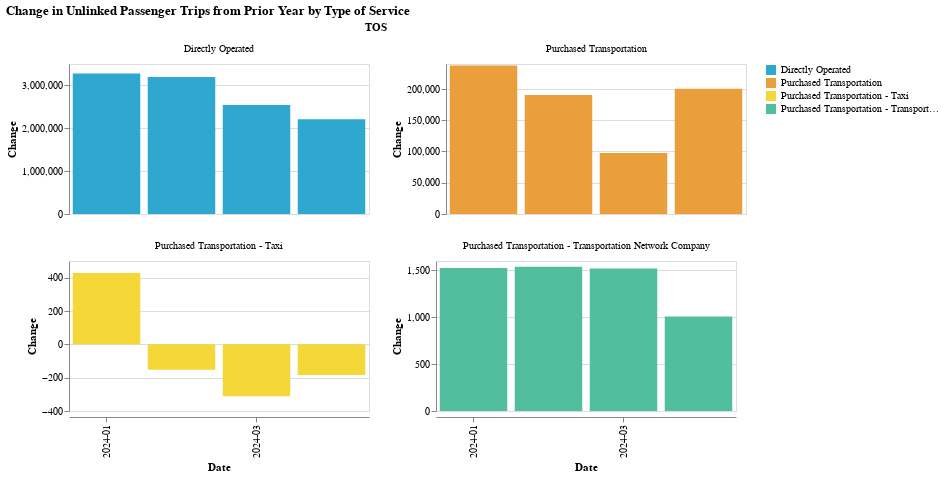

Source (notebook cell):
### Code cell
make_bar_chart(by_tos_long[by_tos_long["period_year"] >= 2024], y_col = "change_1yr", color_col = "TOS")

### Figure 1 — Vega-Lite specification as saved in the notebook (floating-point values rounded to 4 significant figures)
{"config": {"view": {"continuousWidth": 300, "continuousHeight": 300}}, "data": {"name": "data-7b58b641f76caa99be8a90a199d9b311"}, "facet": {"field": "TOS", "type": "nominal"}, "spec": {"mark": {"type": "bar"}, "encoding": {"color": {"field": "TOS", "scale": {"range": ["#2EA8CE", "#EB9F3C", "#F4D837", "#51BF9D", "#8CBCCB", "#9487C0", "#136C97", "#E16B26", "#F6BF16", "#00896B", "#7790A3", "#5B559C"]}, "title": "", "type": "nominal"}, "tooltip": [{"field": "period_year_month", "type": "nominal"}, {"field": "change_1yr", "type": "quantitative"}, {"field": "TOS", "type": "nominal"}, {"field": "RTPA", "type": "nominal"}], "x": {"axis": {"values": ["2024-01", "2024-03"]}, "field": "period_year_month", "title": "Date", "type": "ordinal"}, "y": {"field": "change_1yr", "title": "Change", "type": "quantitative"}}, "height": 150, "name": "view_6", "width": 300}, "columns": 2, "params": [{"name": "param_6", "select": {"type": "interval", "encodings": ["x", "y"]}, "bind": "scales", "views": ["view_6"]}], "resolve": {"scale": {"x": "shared", "y": "independent"}}, "title": "Change in Unlinked Passenger Trips from Prior Year by Type of Service", "$schema": "https://vega.github.io/schema/vega-lite/v5.17.0.json", "datasets": {"data-7b58b641f76caa99be8a90a199d9b311": [{"TOS": "Directly Operated", "RTPA": "Metropolitan Transportation Commission", "period_year": 2024, "period_month": 1, "period_year_month": "2024-01", "upt": 23540543, "change_1yr": 3277000.0}, {"TOS": "Directly Operated", "RTPA": "Metropolitan Transportation Commission", "period_year": 2024, "period_month": 2, "period_year_month": "2024-02", "upt": 23718031, "change_1yr": 3194000.0}, {"TOS": "Directly Operated", "RTPA": "Metropolitan Transportation Commission", "period_year": 2024, "period_month": 3, "period_year_month": "2024-03", "upt": 25612888, "change_1yr": 2543000.0}, {"TOS": "Directly Operated", "RTPA": "Metropolitan Transportation Commission", "period_year": 2024, "period_month": 4, "period_year_month": "2024-04", "upt": 25540093, "change_1yr": 2210000.0}, {"TOS": "Purchased Transportation", "RTPA": "Metropolitan Transportation Commission", "period_year": 2024, "period_month": 1, "period_year_month": "2024-01", "upt": 1899914, "change_1yr": 237700.0}, {"TOS": "Purchased Transportation", "RTPA": "Metropolitan Transportation Commission", "period_year": 2024, "period_month": 2, "period_year_month": "2024-02", "upt": 1832964, "change_1yr": 190300.0}, {"TOS": "Purchased Transportation", "RTPA": "Metropolitan Transportation Commission", "period_year": 2024, "period_month": 3, "period_year_month": "2024-03", "upt": 1982036, "change_1yr": 97570.0}, {"TOS": "Purchased Transportation", "RTPA": "Metropolitan Transportation Commission", "period_year": 2024, "period_month": 4, "period_year_month": "2024-04", "upt": 1989674, "change_1yr": 200500.0}, {"TOS": "Purchased Transportation - Taxi", "RTPA": "Metropolitan Transportation Commission", "period_year": 2024, "period_month": 1, "period_year_month": "2024-01", "upt": 2110, "change_1yr": 428.0}, {"TOS": "Purchased Transportation - Taxi", "RTPA": "Metropolitan Transportation Commission", "period_year": 2024, "period_month": 2, "period_year_month": "2024-02", "upt": 1364, "change_1yr": -152.0}, {"TOS": "Purchased Transportation - Taxi", "RTPA": "Metropolitan Transportation Commission", "period_year": 2024, "period_month": 3, "period_year_month": "2024-03", "upt": 1989, "change_1yr": -311.0}, {"TOS": "Purchased Transportation - Taxi", "RTPA": "Metropolitan Transportation Commission", "period_year": 2024, "period_month": 4, "period_year_month": "2024-04", "upt": 1563, "change_1yr": -184.0}, {"TOS": "Purchased Transportation - Transportation Network Company", "RTPA": "Metropolitan Transportation Commission", "period_year": 2024, "period_month": 1, "period_year_month": "2024-01", "upt": 4157, "change_1yr": 1526.0}, {"TOS": "Purchased Transportation - Transportation Network Company", "RTPA": "Metropolitan Transportation Commission", "period_year": 2024, "period_month": 2, "period_year_month": "2024-02", "upt": 4327, "change_1yr": 1538.0}, {"TOS": "Purchased Transportation - Transportation Network Company", "RTPA": "Metropolitan Transportation Commission", "period_year": 2024, "period_month": 3, "period_year_month": "2024-03", "upt": 4698, "change_1yr": 1520.0}, {"TOS": "Purchased Transportation - Transportation Network Company", "RTPA": "Metropolitan Transportation Commission", "period_year": 2024, "period_month": 4, "period_year_month": "2024-04", "upt": 4050, "change_1yr": 1007.0}]}}
